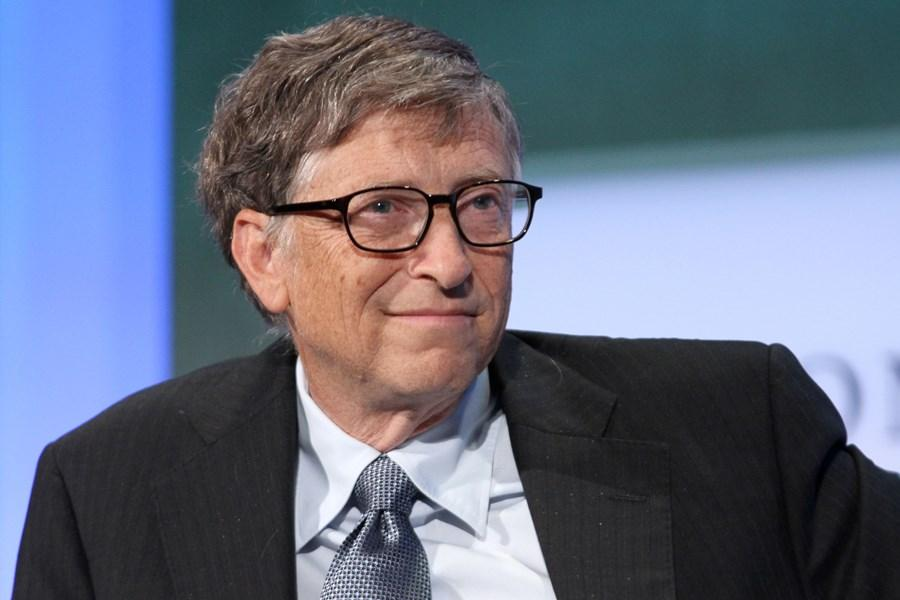
#> input picture Resources/bill-gates.jpg, 900 x 600 px, given in place of the camera
$ python colorPicker.py
#> lines starting #> are read from the running program, lines starting #| are printed output that depends on the picture; after the words box and inside, x2 and y2 are one past the last pixel; in counts of white or black regions, pixels touching at a corner belong together
import cv2 as cv
import numpy as np


def empty(a):
    pass


def stackImages(scale,imgArray):
    rows = len(imgArray)
    cols = len(imgArray[0])
    rowsAvailable = isinstance(imgArray[0], list)
    width = imgArray[0][0].shape[1]
    height = imgArray[0][0].shape[0]
    if rowsAvailable:
        for x in range ( 0, rows):
            for y in range(0, cols):
                if imgArray[x][y].shape[:2] == imgArray[0][0].shape [:2]:
                    imgArray[x][y] = cv.resize(imgArray[x][y], (0, 0), None, scale, scale)
                else:
                    imgArray[x][y] = cv.resize(imgArray[x][y], (imgArray[0][0].shape[1], imgArray[0][0].shape[0]), None, scale, scale)
                if len(imgArray[x][y].shape) == 2:
                    imgArray[x][y] = cv.cvtColor( imgArray[x][y], cv.COLOR_GRAY2BGR)
        imageBlank = np.zeros((height, width, 3), np.uint8)
        hor = [imageBlank]*rows
        hor_con = [imageBlank]*rows
        for x in range(0, rows):
            hor[x] = np.hstack(imgArray[x])
        ver = np.vstack(hor)
    else:
        for x in range(0, rows):
            if imgArray[x].shape[:2] == imgArray[0].shape[:2]:
                imgArray[x] = cv.resize(imgArray[x], (0, 0), None, scale, scale)
            else:
                imgArray[x] = cv.resize(imgArray[x], (imgArray[0].shape[1], imgArray[0].shape[0]), None, scale, scale)
            if len(imgArray[x].shape) == 2:
                imgArray[x] = cv.cvtColor(imgArray[x], cv.COLOR_GRAY2BGR)
        hor = np.hstack(imgArray)
        ver = hor
    return ver


frameWidth, frameHeight = 800, 600

cap = cv.VideoCapture(0)
cap.set(3, frameWidth)
cap.set(4, frameHeight)
cap.set(10, 130)

cv.namedWindow("TrackBars")
cv.resizeWindow("TrackBars", 640, 240)
cv.createTrackbar("Hue Min", "TrackBars", 0, 179, empty)
#> slider 'Hue Min' is set to 35
cv.createTrackbar("Hue Max", "TrackBars", 179, 179, empty)
cv.createTrackbar("Sat Min", "TrackBars", 0, 255, empty)
#> slider 'Sat Min' is set to 51
cv.createTrackbar("Sat Max", "TrackBars", 255, 255, empty)
cv.createTrackbar("Val Min", "TrackBars", 0, 255, empty)
#> slider 'Val Min' is set to 51
cv.createTrackbar("Val Max", "TrackBars", 255, 255, empty)

while True:
    success, img = cap.read()
#> img is the input picture: shape (600, 900, 3); mean B, G, R 129.1, 109.9, 103.3
    imgHSV = cv.cvtColor(img, cv.COLOR_BGR2HSV)
#> imgHSV: shape (600, 900, 3); mean H, S, V 92.3, 71.5, 138.2
    h_min = cv.getTrackbarPos("Hue Min", "TrackBars")
    h_max = cv.getTrackbarPos("Hue Max", "TrackBars")
    s_min = cv.getTrackbarPos("Sat Min", "TrackBars")
    s_max = cv.getTrackbarPos("Sat Max", "TrackBars")
    v_min = cv.getTrackbarPos("Val Min", "TrackBars")
    v_max = cv.getTrackbarPos("Val Max", "TrackBars")
    lower = np.array([h_min, s_min, v_min])
    upper = np.array([h_max, s_max, v_max])
    mask = cv.inRange(imgHSV, lower, upper)
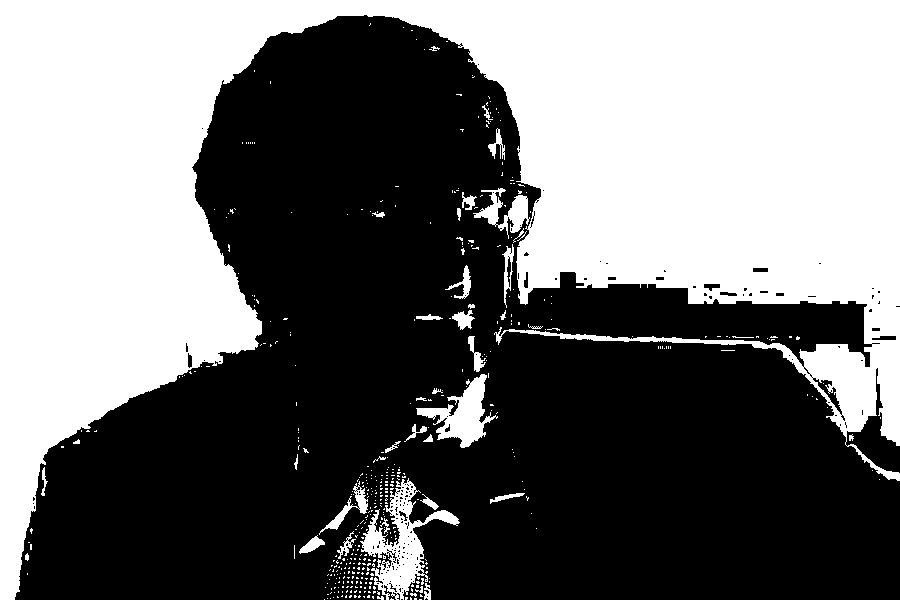
#> mask: shape (600, 900); 44.6% white; 452 white regions (412 under 20 px), largest, box (x1, y1, x2, y2) and area: (0, 0, 900, 600) 228946, (360, 478, 460, 600) 3773, (416, 374, 498, 448) 2303
    imgResult = cv.bitwise_and(img, img, mask=mask)
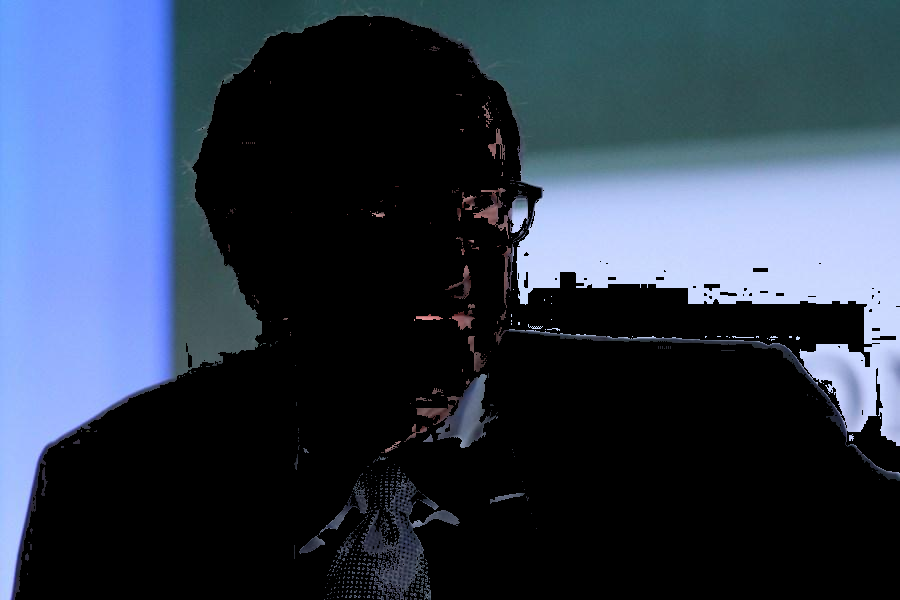
#> imgResult: shape (600, 900, 3); mean B, G, R 79.1, 60.6, 48.1
    imgStack = stackImages(0.8, [img, imgHSV, imgResult])
#> in stackImages, `rows = len(imgArray)`: rows = 3
#> in stackImages, `cols = len(imgArray[0])`: cols = 600
#> in stackImages, `rowsAvailable = isinstance(imgArray[0], list)`: rowsAvailable = False
#> after the loop in stackImages, `for x in range(0, rows):`: imgArray = 3 items
#> in stackImages, `hor = np.hstack(imgArray)`:
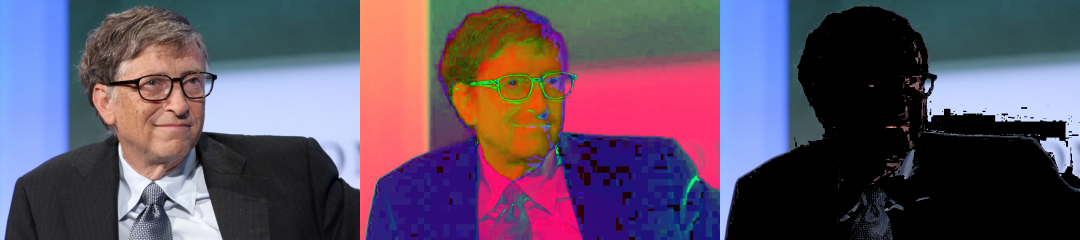
#> hor: shape (480, 2160, 3) (shown at 1/2 size); mean of channels 0, 1, 2 100.1, 80.6, 96.5; drawn as B, G, R
    cv.imshow("Stack", imgStack)

    if cv.waitKey(1) & 0xFF == ord('q'):
#> (key q is pressed here)
        break

$ run again, on Resources/brad-jennifer.jpg
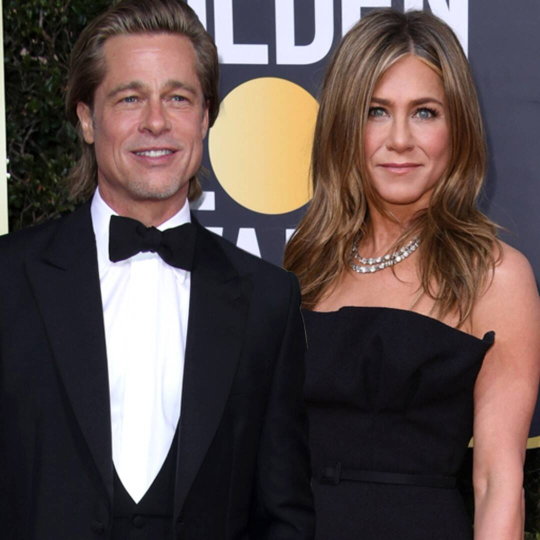
#> input picture Resources/brad-jennifer.jpg, 1080 x 1080 px, given in place of the camera (shown at 1/2 size)
#> img is the input picture: shape (1080, 1080, 3); mean B, G, R 75.5, 77.4, 92
#> imgHSV: shape (1080, 1080, 3); mean H, S, V 73.5, 76.8, 97.2
#> `mask = cv.inRange(imgHSV, lower, upper)`:
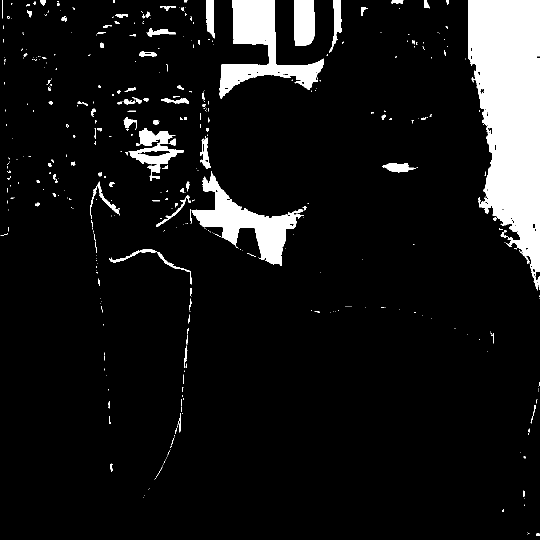
#> mask: shape (1080, 1080) (shown at 1/2 size); 8.9% white; 453 white regions (347 under 20 px), largest, box (x1, y1, x2, y2) and area: (936, 0, 1080, 580) 57156, (439, 0, 648, 198) 14583, (383, 345, 607, 532) 12626
#> rows = 3
#> cols = 1080
#> rowsAvailable = False
#> after the loop in stackImages, `for x in range(0, rows):`: imgArray = 3 items
#> in stackImages, `hor = np.hstack(imgArray)`:
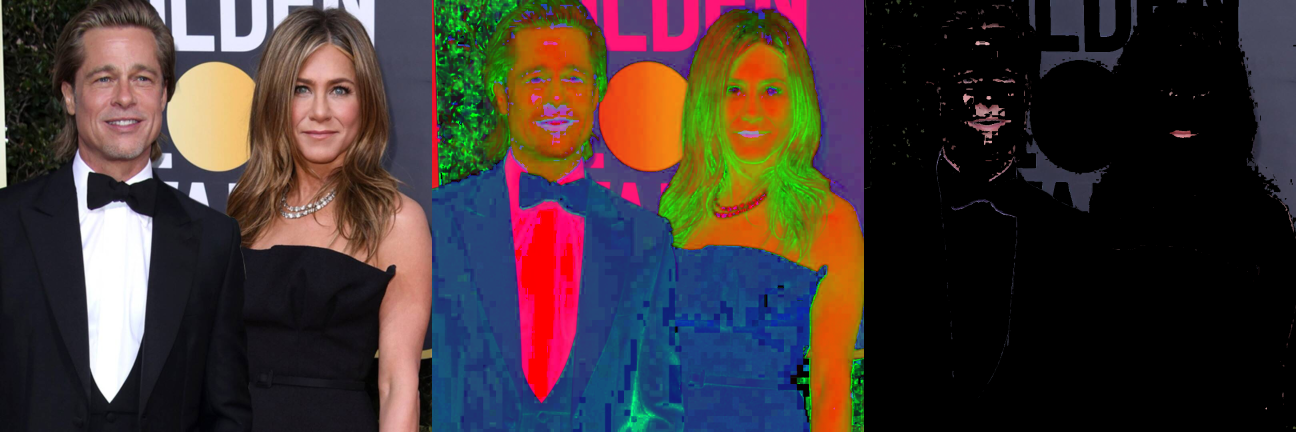
#> hor: shape (864, 2592, 3) (shown at 1/2 size); mean of channels 0, 1, 2 52.3, 53.4, 65.2; drawn as B, G, R

$ run again, on Resources/brad-pitt.jpg
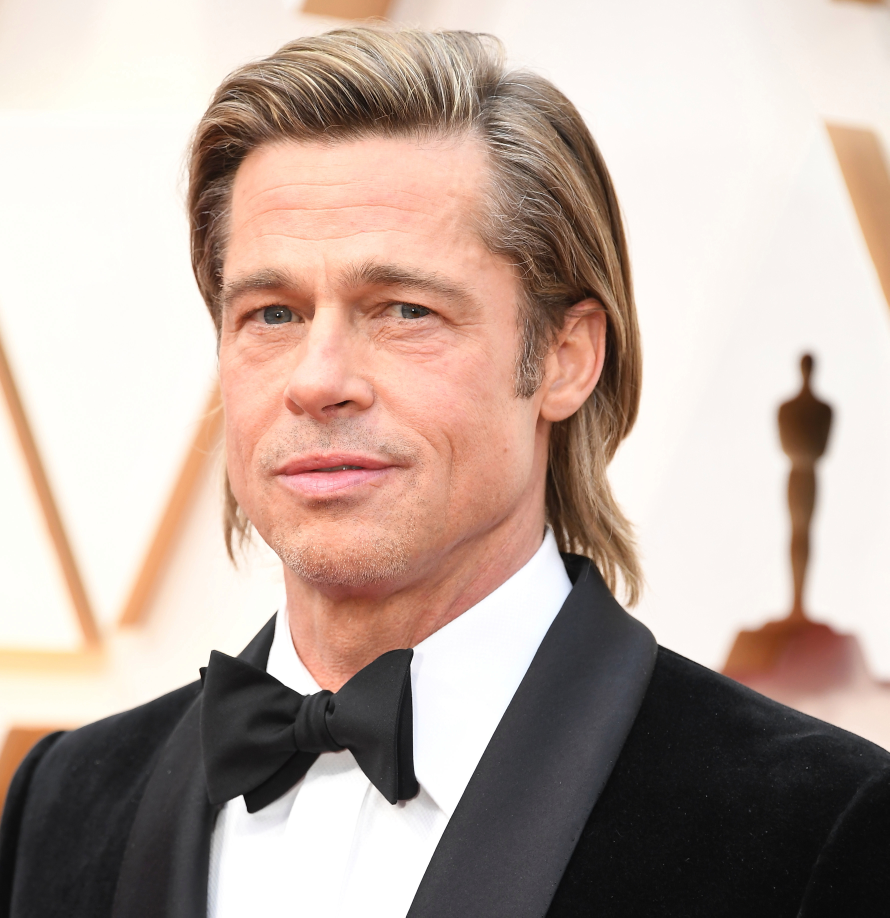
#> input picture Resources/brad-pitt.jpg, 3558 x 3670 px, given in place of the camera (shown at 1/4 size)
#> img is the input picture: shape (3670, 3558, 3); mean B, G, R 158.6, 168.2, 186.7
#> imgHSV: shape (3670, 3558, 3); mean H, S, V 30.3, 41.1, 187.2
#> `mask = cv.inRange(imgHSV, lower, upper)`:
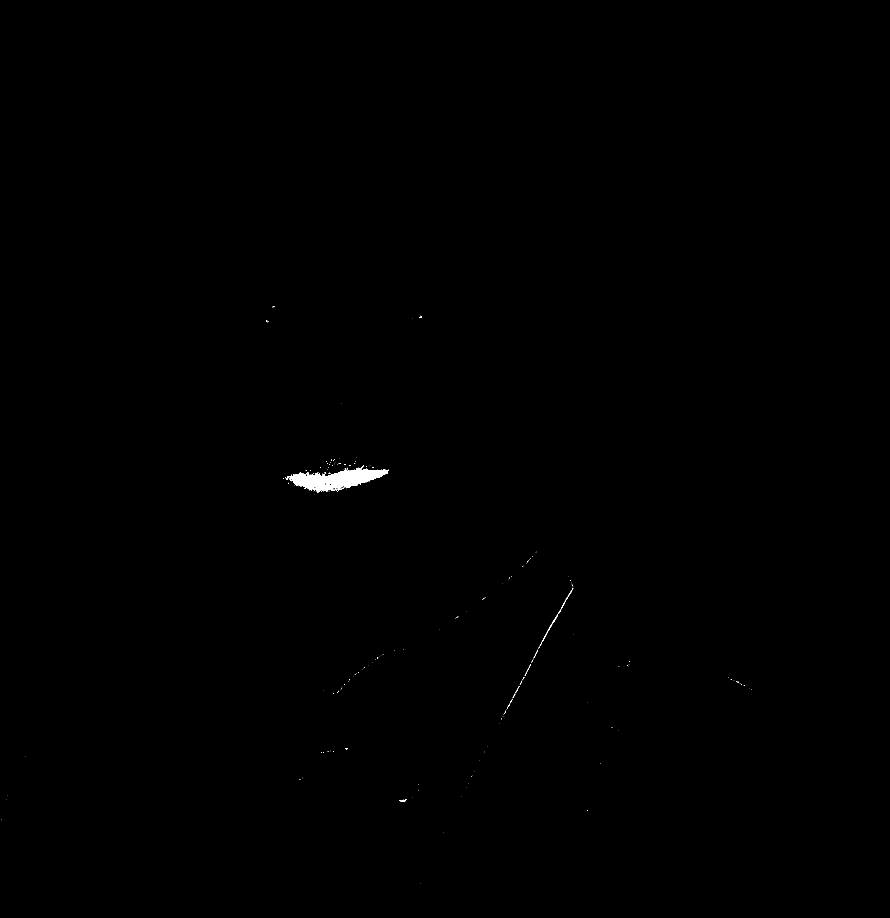
#> mask: shape (3670, 3558) (shown at 1/4 size); 0.16% white; 231 white regions (209 under 20 px), largest, box (x1, y1, x2, y2) and area: (1156, 1872, 1551, 1970) 18850, (2160, 2457, 2232, 2584) 349, (2232, 2351, 2293, 2456) 283
#> rows = 3
#> cols = 3670
#> rowsAvailable = False
#> after the loop in stackImages, `for x in range(0, rows):`: imgArray = 3 items
#> in stackImages, `hor = np.hstack(imgArray)`:
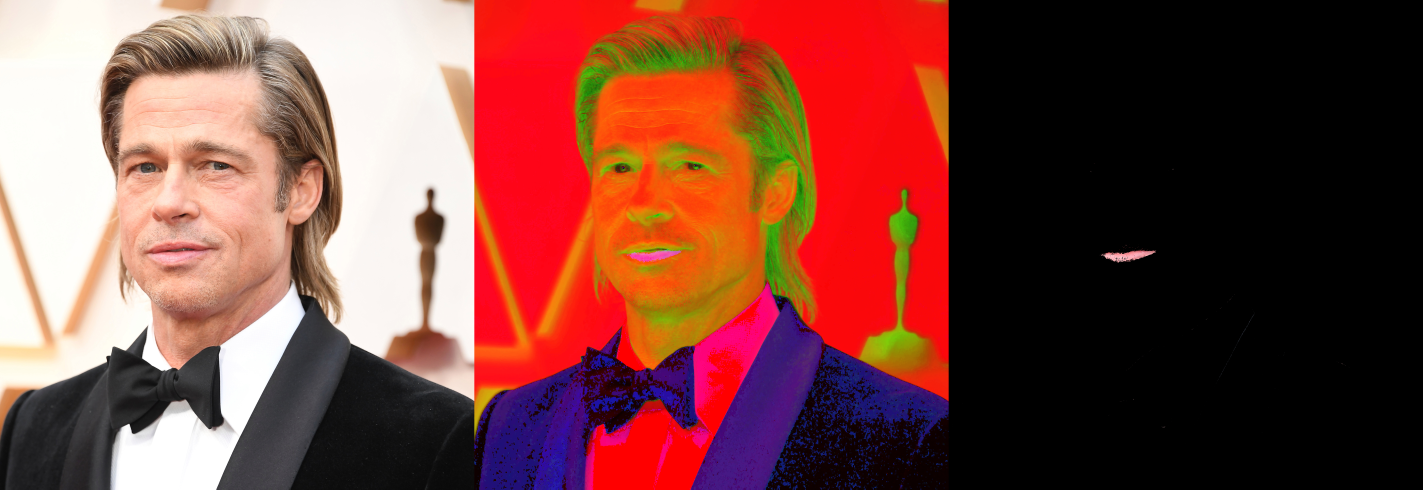
#> hor: shape (2936, 8538, 3) (shown at 1/6 size); mean of channels 0, 1, 2 63, 69.8, 124.7; drawn as B, G, R
